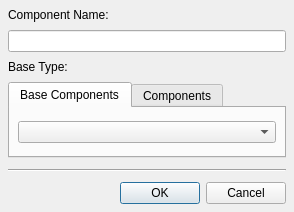
<?xml version="1.0" encoding="UTF-8"?>
<ui version="4.0">
 <class>CreateComponentDialog</class>
 <widget class="QDialog" name="CreateComponentDialog">
  <property name="geometry">
   <rect>
    <x>0</x>
    <y>0</y>
    <width>294</width>
    <height>212</height>
   </rect>
  </property>
  <property name="sizePolicy">
   <sizepolicy hsizetype="Preferred" vsizetype="Fixed">
    <horstretch>0</horstretch>
    <verstretch>0</verstretch>
   </sizepolicy>
  </property>
  <property name="minimumSize">
   <size>
    <width>294</width>
    <height>212</height>
   </size>
  </property>
  <property name="windowTitle">
   <string>Dialog</string>
  </property>
  <layout class="QGridLayout" name="gridLayout">
   <property name="leftMargin">
    <number>8</number>
   </property>
   <property name="topMargin">
    <number>8</number>
   </property>
   <property name="rightMargin">
    <number>8</number>
   </property>
   <property name="bottomMargin">
    <number>8</number>
   </property>
   <property name="horizontalSpacing">
    <number>2</number>
   </property>
   <property name="verticalSpacing">
    <number>8</number>
   </property>
   <item row="0" column="0" colspan="2">
    <widget class="QLabel" name="componentNameLabel">
     <property name="sizePolicy">
      <sizepolicy hsizetype="Preferred" vsizetype="Fixed">
       <horstretch>0</horstretch>
       <verstretch>0</verstretch>
      </sizepolicy>
     </property>
     <property name="text">
      <string>Component Name:</string>
     </property>
    </widget>
   </item>
   <item row="1" column="0" colspan="2">
    <widget class="QLineEdit" name="componentNameEdit">
     <property name="sizePolicy">
      <sizepolicy hsizetype="MinimumExpanding" vsizetype="Fixed">
       <horstretch>0</horstretch>
       <verstretch>0</verstretch>
      </sizepolicy>
     </property>
    </widget>
   </item>
   <item row="2" column="0">
    <widget class="QLabel" name="baseTypeLabel">
     <property name="sizePolicy">
      <sizepolicy hsizetype="Preferred" vsizetype="Fixed">
       <horstretch>0</horstretch>
       <verstretch>0</verstretch>
      </sizepolicy>
     </property>
     <property name="text">
      <string>Base Type:</string>
     </property>
    </widget>
   </item>
   <item row="3" column="0" colspan="2">
    <widget class="QTabWidget" name="baseTypeTab">
     <property name="currentIndex">
      <number>0</number>
     </property>
     <widget class="QWidget" name="baseComponentsTab">
      <attribute name="title">
       <string>Base Components</string>
      </attribute>
      <layout class="QGridLayout" name="gridLayout_2">
       <property name="leftMargin">
        <number>8</number>
       </property>
       <property name="topMargin">
        <number>8</number>
       </property>
       <property name="rightMargin">
        <number>8</number>
       </property>
       <property name="bottomMargin">
        <number>8</number>
       </property>
       <property name="spacing">
        <number>0</number>
       </property>
       <item row="0" column="0">
        <widget class="QComboBox" name="baseTypeComboBox">
         <property name="sizePolicy">
          <sizepolicy hsizetype="MinimumExpanding" vsizetype="Fixed">
           <horstretch>0</horstretch>
           <verstretch>0</verstretch>
          </sizepolicy>
         </property>
        </widget>
       </item>
      </layout>
     </widget>
     <widget class="QWidget" name="componentsTab">
      <attribute name="title">
       <string>Components</string>
      </attribute>
      <layout class="QGridLayout" name="gridLayout_3">
       <property name="leftMargin">
        <number>8</number>
       </property>
       <property name="topMargin">
        <number>8</number>
       </property>
       <property name="rightMargin">
        <number>8</number>
       </property>
       <property name="bottomMargin">
        <number>8</number>
       </property>
       <property name="spacing">
        <number>0</number>
       </property>
       <item row="0" column="0">
        <widget class="QComboBox" name="componentTypeComboBox"/>
       </item>
      </layout>
     </widget>
    </widget>
   </item>
   <item row="4" column="0" colspan="2">
    <widget class="Line" name="line">
     <property name="minimumSize">
      <size>
       <width>0</width>
       <height>8</height>
      </size>
     </property>
     <property name="orientation">
      <enum>Qt::Horizontal</enum>
     </property>
    </widget>
   </item>
   <item row="5" column="1">
    <widget class="QDialogButtonBox" name="buttonBox">
     <property name="orientation">
      <enum>Qt::Horizontal</enum>
     </property>
     <property name="standardButtons">
      <set>QDialogButtonBox::Cancel|QDialogButtonBox::Ok</set>
     </property>
    </widget>
   </item>
  </layout>
 </widget>
 <resources/>
 <connections>
  <connection>
   <sender>buttonBox</sender>
   <signal>accepted()</signal>
   <receiver>CreateComponentDialog</receiver>
   <slot>accept()</slot>
   <hints>
    <hint type="sourcelabel">
     <x>248</x>
     <y>254</y>
    </hint>
    <hint type="destinationlabel">
     <x>157</x>
     <y>274</y>
    </hint>
   </hints>
  </connection>
  <connection>
   <sender>buttonBox</sender>
   <signal>rejected()</signal>
   <receiver>CreateComponentDialog</receiver>
   <slot>reject()</slot>
   <hints>
    <hint type="sourcelabel">
     <x>316</x>
     <y>260</y>
    </hint>
    <hint type="destinationlabel">
     <x>286</x>
     <y>274</y>
    </hint>
   </hints>
  </connection>
 </connections>
</ui>
